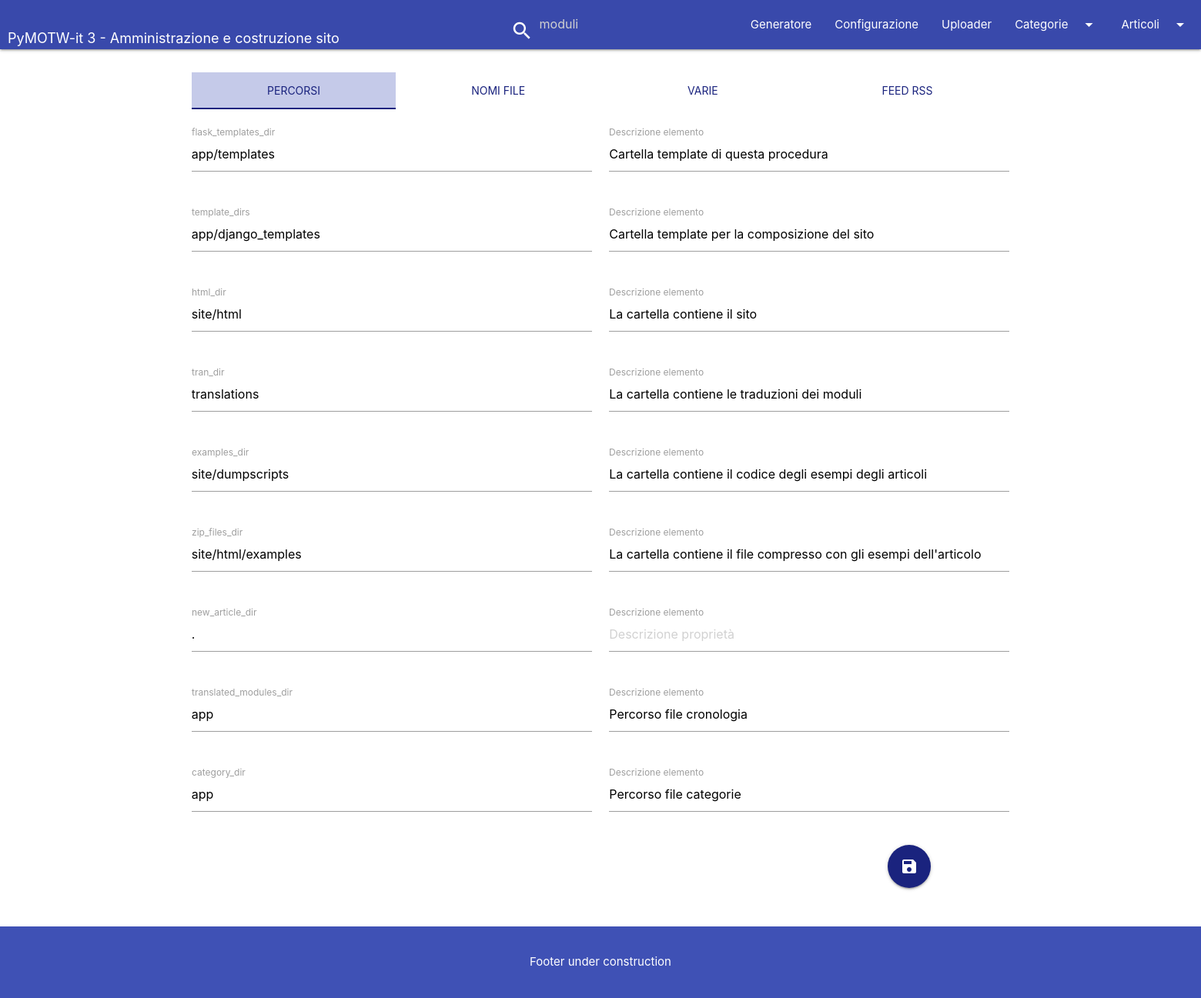
/config, run on an earlier commit of the app's database.
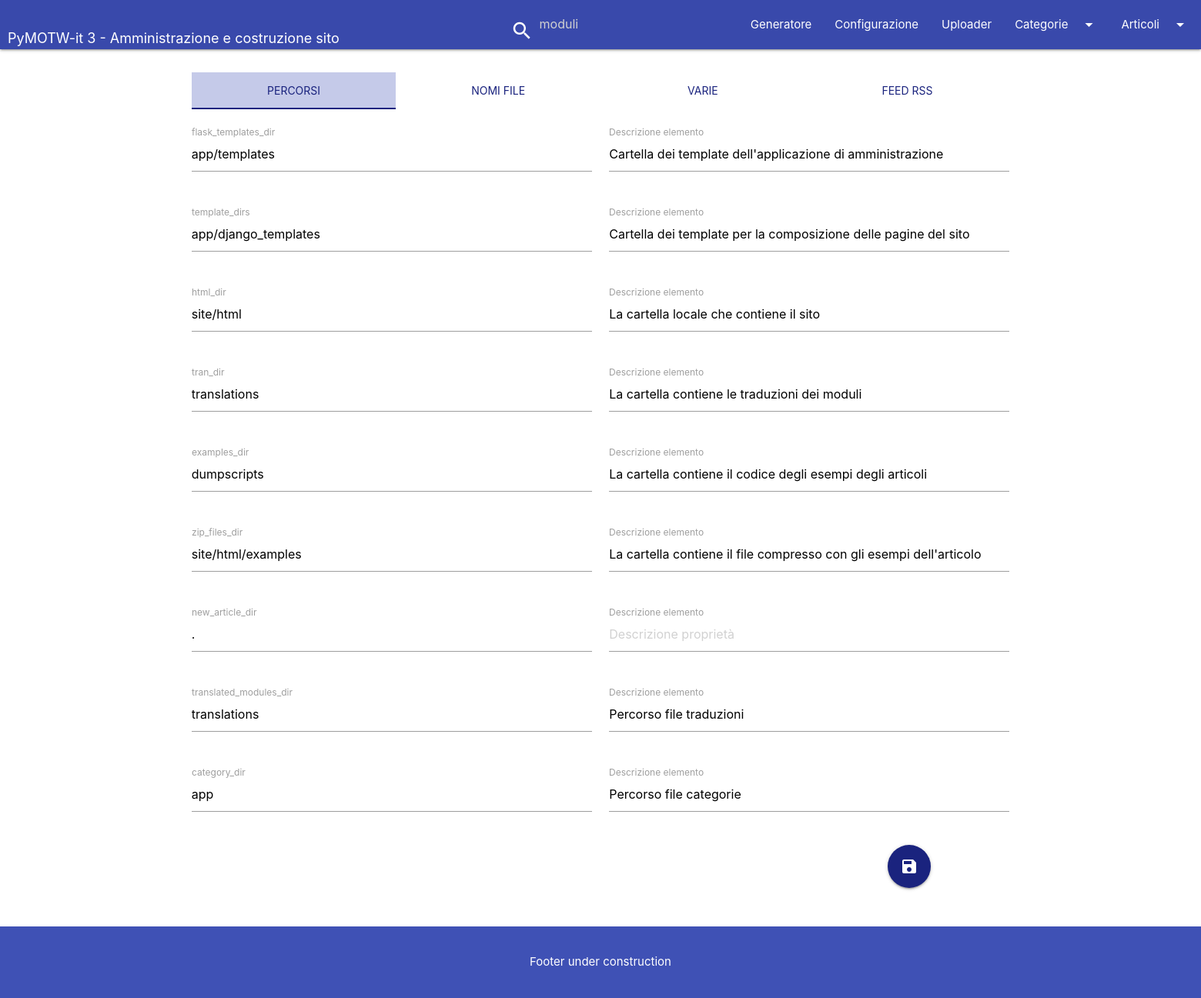
And on a later commit of the database.
### app/models.py (models this page shows, shortened)
class GeneratorConfig(db.Model):
    id = db.Column(db.Integer, primary_key=True)
    conf_key = db.Column(db.String(50), nullable=False, unique=True)
    conf_value = db.Column(db.String(256), nullable=False)
    conf_tag = db.Column(db.String(30), nullable=False)
    conf_tip = db.Column(db.String)
    conf_tabname = db.Column(db.String, nullable=False)
    @staticmethod
    def parse_config() -> Tuple[DefaultDict[str, List['GeneratorConfig']],
                                List['GeneratorConfig']]:
        retval = defaultdict(list)
        objlist = list()
        for rk in GeneratorConfig.query.all():
            retval[rk.conf_tabname].append(rk)
            objlist.append(rk)
        return retval, objlist

### app/routes/main.py (the view)
@main.route('/config', methods=['GET', 'POST'])
def config():
    parameters, objlist = GeneratorConfig.parse_config()
    if request.method == 'POST':
        category, prompt = GeneratorConfig.update_config(objlist, request.form)
        flash(category, prompt)
        return redirect(url_for('main.config'))
    return render_template('config.html',
                           parameters=parameters, title='Configurazione')

### app/templates/config.html (shortened to what this page needs)
{% extends "base.html" %}
{% block content %}
  <div class="container">
    <div class="row">
      <div class="col s12 mb-4">
        <ul class="tabs" id="configTabs">
          {% for k, v in parameters.items() %}
            <li class="tab col s3">
              <a href="#{{ k }}"
                 class="{% if loop.index == 1 %}active{% endif %}">
                <span
                    class="indigo-text text-darken-4">{{ v[0].conf_tag | title }}</span></a>
            </li>
          {% endfor %}
        </ul>
      </div>
      <form action="" id="frm{{ k }}" method="post">
        {% for k, v in parameters.items() %}
          <div id="{{ k }}" class="col s12">
            {% for item in v %}
              <div class="row">
                <div class="input-field col s12 m4 l6">
                  <input type="text" value="{{ item.conf_value }}"
                         name="value_{{ item.id }}">
                  <label for="value_{{ item.id }}">{{ item.conf_key }}</label>
                </div>
                <div class="input-field col s12 m8 l6">
                  <input type="text" name="tip_{{ item.id }}"
                      {% if item.conf_tip %}
                         value="{{ item.conf_tip }}"
                      {% else %}
                         placeholder="Descrizione proprietà"
                      {% endif %}
                  >
                  <label for="value_{{ item.id }}">Descrizione elemento</label>
                </div>
              </div>
            {% endfor %}
          </div>
        {% endfor %}
        <div class="row">
          <div class="col s12 offset-l10">
            <button title="Salva modifiche" type="submit"
                    class="btn btn-floating btn-large waves-effect waves-light indigo darken-4">
              <i class="material-icons">save</i></button>
          </div>
        </div>
      </form>
    </div>
  </div>
{% endblock %}

What changed in the data, as far as the page shows it:
changed GeneratorConfig "flask_templates_dir": conf_tip "Cartella template di questa procedura" → "Cartella dei template dell'applicazione di amministrazione"
changed GeneratorConfig "template_dirs": conf_tip "Cartella template per la composizione del sito" → "Cartella dei template per la composizione delle pagine del sito"
changed GeneratorConfig "html_dir": conf_tip "La cartella contiene il sito" → "La cartella locale che contiene il sito"
changed GeneratorConfig "examples_dir": conf_value "site/dumpscripts" → "dumpscripts"
changed GeneratorConfig "translated_modules_dir": conf_value "app" → "translations"; conf_tip "Percorso file cronologia" → "Percorso file traduzioni"
